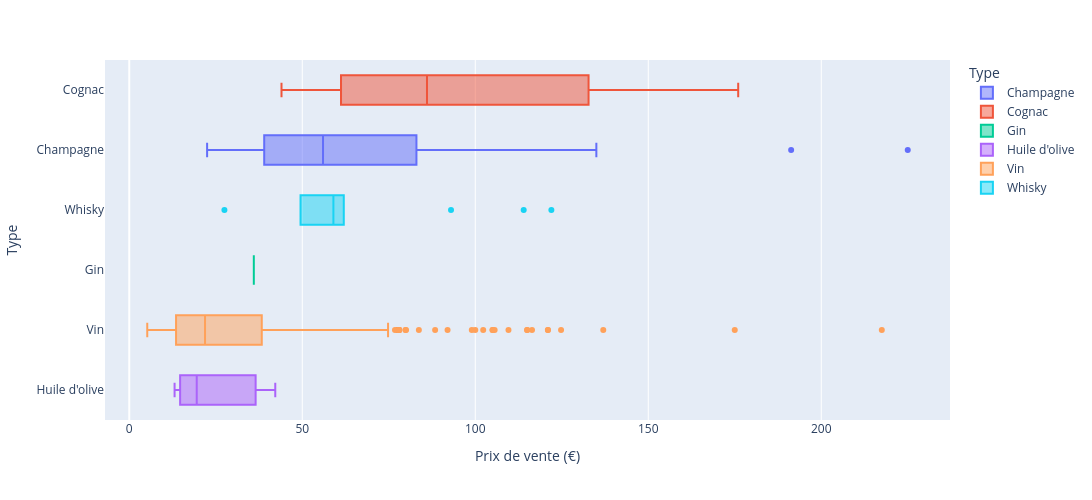

Here is the notebook cell this chart was saved with:
### Code cell
fig = px.box(
    df_clean, y="type", x="price", color="type", category_orders=category_orders, hover_data=df_clean,
    labels={"type":"Type","price":"Prix de vente (€)"}, width=1100, height=500,
)
fig.update_layout(yaxis_categoryorder="mean ascending")
fig.show()

### Figure 1 — Plotly figure (JSON) as saved in the notebook; plotly's stock layout.template omitted (floating-point values rounded to 4 significant figures; data arrays with more than 128 entries replaced by an {"elided": "..."} marker saying what was removed)
{"data": [{"alignmentgroup": "True", "customdata": {"elided": "26x7 mixed values"}, "hovertemplate": "Type=%{y}<br>Prix de vente (€)=%{x}<br>product_id=%{customdata[0]}<br>stock_quantity=%{customdata[1]}<br>purchase_price=%{customdata[2]}<br>sku=%{customdata[3]}<br>title=%{customdata[4]}<br>name=%{customdata[5]}<br>total_sales=%{customdata[6]}<extra></extra>", "legendgroup": "Champagne", "marker": {"color": "#636efa"}, "name": "Champagne", "notched": false, "offsetgroup": "Champagne", "orientation": "h", "showlegend": true, "type": "box", "x": [225.0, 191.3, 135.0, 112.0, 86.8, 85.6, 83.0, 79.5, 79.5, 77.0, 69.0, 62.1, 59.0, 53.0, 51.6, 49.5, 49.0, 49.0, 45.0, 39.0, 39.0, 37.5, 35.5, 33.0, 29.5, 22.5], "x0": " ", "xaxis": "x", "y": ["Champagne", "Champagne", "Champagne", "Champagne", "Champagne", "Champagne", "Champagne", "Champagne", "Champagne", "Champagne", "Champagne", "Champagne", "Champagne", "Champagne", "Champagne", "Champagne", "Champagne", "Champagne", "Champagne", "Champagne", "Champagne", "Champagne", "Champagne", "Champagne", "Champagne", "Champagne"], "y0": " ", "yaxis": "y"}, {"alignmentgroup": "True", "customdata": [[4402, 11, 78.25, "3510", "Cognac Frapin VIP XO", "cognac-frapin-vip-xo", 3], [4406, 12, 69.08, "7819", "Cognac Frapin Château de Fontpinot 1989 20 Ans d'Age", "cognac-frapin-chateau-de-fontpinot-1989-20-ans", 4], [4404, 17, 52.22, "3507", "Cognac Frapin Château de Fontpinot XO", "cognac-frapin-fontpinot-xo", 4], [4407, 14, 46.71, "3509", "Cognac Frapin Cigar Blend", "cognac-frapin-cigar-blend", 5], [4405, 15, 32.46, "13230", "Cognac Frapin Château de Fontpinot XO 1/2", "cognac-frapin-chateau-de-fontpinot-xo-1-2", 7], [4401, 5, 27.21, "3506", "Cognac Frapin VSOP", "cognac-frapin-vsop", 3], [5932, 13, 27.18, "523", "Cognac Normandin Mercier VFC", "cognac-normandin-mercier-vfc", 0], [4400, 12, 21.18, "14768", "Cognac Frapin 1270", "cognac-frapin-1270", 9]], "hovertemplate": "Type=%{y}<br>Prix de vente (€)=%{x}<br>product_id=%{customdata[0]}<br>stock_quantity=%{customdata[1]}<br>purchase_price=%{customdata[2]}<br>sku=%{customdata[3]}<br>title=%{customdata[4]}<br>name=%{customdata[5]}<br>total_sales=%{customdata[6]}<extra></extra>", "legendgroup": "Cognac", "marker": {"color": "#EF553B"}, "name": "Cognac", "notched": false, "offsetgroup": "Cognac", "orientation": "h", "showlegend": true, "type": "box", "x": [176.0, 157.0, 108.5, 104.0, 68.1, 62.5, 59.9, 44.0], "x0": " ", "xaxis": "x", "y": ["Cognac", "Cognac", "Cognac", "Cognac", "Cognac", "Cognac", "Cognac", "Cognac"], "y0": " ", "yaxis": "y"}, {"alignmentgroup": "True", "customdata": [[5914, 4, 17.16, "14265", "Darnley's London Dry Gin Spiced", "darnleys-london-dry-gin-spiced", 4], [5913, 7, 17.16, "10014", "Darnley's London Dry Gin Original", "darnleys-london-dry-gin-original", 10]], "hovertemplate": "Type=%{y}<br>Prix de vente (€)=%{x}<br>product_id=%{customdata[0]}<br>stock_quantity=%{customdata[1]}<br>purchase_price=%{customdata[2]}<br>sku=%{customdata[3]}<br>title=%{customdata[4]}<br>name=%{customdata[5]}<br>total_sales=%{customdata[6]}<extra></extra>", "legendgroup": "Gin", "marker": {"color": "#00cc96"}, "name": "Gin", "notched": false, "offsetgroup": "Gin", "orientation": "h", "showlegend": true, "type": "box", "x": [36.0, 36.0], "x0": " ", "xaxis": "x", "y": ["Gin", "Gin"], "y0": " ", "yaxis": "y"}, {"alignmentgroup": "True", "customdata": [[5756, 9, 25.85, "7033", "Huile d'Olive Extra Vierge Planeta Selezione Chef 3L", "huile-olive-planeta-3l", 5], [5761, 125, 12.07, "13849", "Huiles d'Olive Extra Vierge Planeta 3x 10cl", "huile-dolive-extra-vierge-planeta-3x-10cl", 10], [5760, 24, 8.43, "11258", "Huile d'Olive Extra Vierge Planeta 50cl", "huile-dolive-extra-vierge-planeta-50cl", 7]], "hovertemplate": "Type=%{y}<br>Prix de vente (€)=%{x}<br>product_id=%{customdata[0]}<br>stock_quantity=%{customdata[1]}<br>purchase_price=%{customdata[2]}<br>sku=%{customdata[3]}<br>title=%{customdata[4]}<br>name=%{customdata[5]}<br>total_sales=%{customdata[6]}<extra></extra>", "legendgroup": "Huile d'olive", "marker": {"color": "#ab63fa"}, "name": "Huile d'olive", "notched": false, "offsetgroup": "Huile d'olive", "orientation": "h", "showlegend": true, "type": "box", "x": [42.2, 19.5, 13.1], "x0": " ", "xaxis": "x", "y": ["Huile d'olive", "Huile d'olive", "Huile d'olive"], "y0": " ", "yaxis": "y"}, {"alignmentgroup": "True", "customdata": {"elided": "651x7 mixed values"}, "hovertemplate": "Type=%{y}<br>Prix de vente (€)=%{x}<br>product_id=%{customdata[0]}<br>stock_quantity=%{customdata[1]}<br>purchase_price=%{customdata[2]}<br>sku=%{customdata[3]}<br>title=%{customdata[4]}<br>name=%{customdata[5]}<br>total_sales=%{customdata[6]}<extra></extra>", "legendgroup": "Vin", "marker": {"color": "#FFA15A"}, "name": "Vin", "notched": false, "offsetgroup": "Vin", "orientation": "h", "showlegend": true, "type": "box", "x": {"elided": "651 float values"}, "x0": " ", "xaxis": "x", "y": {"elided": "651 str values"}, "y0": " ", "yaxis": "y"}, {"alignmentgroup": "True", "customdata": [[5917, 12, 54.24, "14775", "Wemyss Malts Single Cask Scotch Whisky Choc 'n' Nut Pretzel 2001 Bunnahabhain", "wemyss-malts-single-cask-scotch-whisky-choc-n-nut-pretzel-2001", 3], [5918, 12, 52.25, "14773", "Wemyss Malts Single Cask Scotch Whisky Chai Caramel Latte 2002 Craigellachie", "wemyss-malts-single-cask-scotch-whisky-chai-caramel-latte-2002", 3], [5916, 1, 40.49, "14774", "Wemyss Malts Single Cask Scotch Whisky Chocolate Moka Cake 2005 Strathclyde", "wemyss-malts-single-cask-chocolate-moka-cake", 1], [4396, 0, 28.42, "9636", "Wemyss Malts Blended Malt Scotch Whisky The Hive 12 ans", "whisky-wemyss-the-hive-12-ans", 0], [4394, 3, 27.96, "13766", "Wemyss Malts Blended Malt Scotch Whisky Treacle Chest", "whisky-wemyss-treacle-chest", 2], [4399, 10, 28.12, "12640", "Wemyss Malts Blended Malt Scotch Whisky Spice King Batch Strength", "whisky-wemyss-spice-king-batch-strength", 6], [4397, 5, 27.31, "12639", "Wemyss Malts Blended Malt Scotch Whisky The Hive Batch Strength", "whisky-wemyss-the-hive-batch-strength", 3], [4398, 10, 28.39, "12641", "Wemyss Malts Blended Malt Scotch Whisky Peat Chimney Batch Strength", "whisky-wemyss-peat-chimney-batch-strength", 7], [4393, 5, 26.13, "13765", "Wemyss Malts Blended Malt Scotch Whisky Vanilla Burst", "whisky-wemyss-vanilla-burst", 3], [5912, 4, 25.08, "15227", "Kingsbarns Distillery Lowland Single Malt Whisky", "whisky-kingsbarns-lowland-single-malt", 2], [4392, 3, 22.01, "11586", "Wemyss Malts Blended Malt Scotch Whisky Spice King", "whisky-wemyss-spice-king", 3], [4364, 4, 23.6, "11585", "Wemyss Malts Blended Malt Scotch Whisky The Hive", "whisky-wemyss-the-hive", 3], [4391, 7, 22.01, "11467", "Wemyss Malts Blended Malt Scotch Whisky Peat Chimney", "whisky-wemyss-peat-chimney", 5], [4395, 9, 13.11, "11587", "Wemyss Malts Blended Scotch Whisky Lord Elcho", "whisky-lord-elcho", 7]], "hovertemplate": "Type=%{y}<br>Prix de vente (€)=%{x}<br>product_id=%{customdata[0]}<br>stock_quantity=%{customdata[1]}<br>purchase_price=%{customdata[2]}<br>sku=%{customdata[3]}<br>title=%{customdata[4]}<br>name=%{customdata[5]}<br>total_sales=%{customdata[6]}<extra></extra>", "legendgroup": "Whisky", "marker": {"color": "#19d3f3"}, "name": "Whisky", "notched": false, "offsetgroup": "Whisky", "orientation": "h", "showlegend": true, "type": "box", "x": [122.0, 114.0, 93.0, 62.0, 59.8, 59.0, 59.0, 59.0, 57.0, 57.0, 49.5, 49.5, 49.5, 27.5], "x0": " ", "xaxis": "x", "y": ["Whisky", "Whisky", "Whisky", "Whisky", "Whisky", "Whisky", "Whisky", "Whisky", "Whisky", "Whisky", "Whisky", "Whisky", "Whisky", "Whisky"], "y0": " ", "yaxis": "y"}], "layout": {"boxmode": "overlay", "height": 500, "legend": {"title": {"text": "Type"}, "tracegroupgap": 0}, "margin": {"t": 60}, "width": 1100, "xaxis": {"anchor": "y", "domain": [0, 1], "title": {"text": "Prix de vente (€)"}}, "yaxis": {"anchor": "x", "categoryarray": ["Whisky", "Vin", "Huile d'olive", "Gin", "Cognac", "Champagne"], "categoryorder": "mean ascending", "domain": [0, 1], "title": {"text": "Type"}}}}
